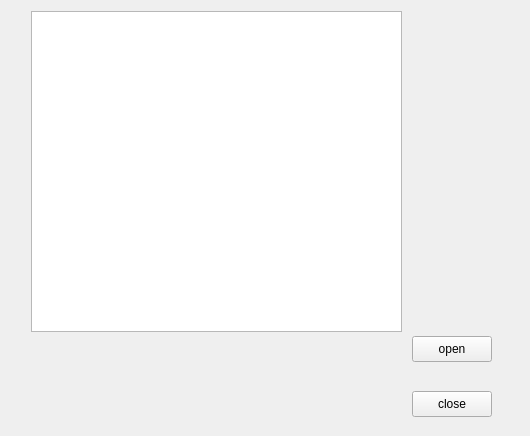
<?xml version="1.0" encoding="UTF-8"?>
<ui version="4.0">
 <class>ServerWidget</class>
 <widget class="QWidget" name="ServerWidget">
  <property name="geometry">
   <rect>
    <x>0</x>
    <y>0</y>
    <width>530</width>
    <height>436</height>
   </rect>
  </property>
  <property name="windowTitle">
   <string>ServerWidget</string>
  </property>
  <widget class="QPushButton" name="pushButton">
   <property name="geometry">
    <rect>
     <x>412</x>
     <y>336</y>
     <width>80</width>
     <height>26</height>
    </rect>
   </property>
   <property name="text">
    <string>open</string>
   </property>
  </widget>
  <widget class="QTextBrowser" name="textBrowser">
   <property name="geometry">
    <rect>
     <x>31</x>
     <y>11</y>
     <width>371</width>
     <height>321</height>
    </rect>
   </property>
  </widget>
  <widget class="QPushButton" name="pushButton_2">
   <property name="geometry">
    <rect>
     <x>412</x>
     <y>391</y>
     <width>80</width>
     <height>26</height>
    </rect>
   </property>
   <property name="text">
    <string>close</string>
   </property>
  </widget>
 </widget>
 <layoutdefault spacing="6" margin="11"/>
 <resources/>
 <connections/>
</ui>
